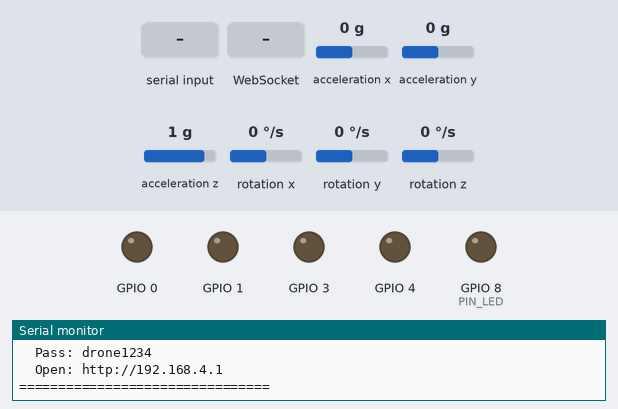
Simulated run of this sketch. Board: ESP32-C3. Shown: output pins drawn as LEDs (lit = HIGH), the last lines printed to the serial monitor. Wiring (inferred from the names in the program): MPU-6050 motion sensor at I2C address 0x68. Inputs (shaded band) come from the test bench; at power-on: acceleration x 0 g, acceleration y 0 g, acceleration z 1 g, rotation x 0 °/s, rotation y 0 °/s, rotation z 0 °/s (analog values on the 0–4095 scale). WiFi joins after 1.5 s; servers stay silent unless stated.

Above: at 6.8 s.
6.9 s: "RP:0.7\n" received over Serial
At 7.8 s:
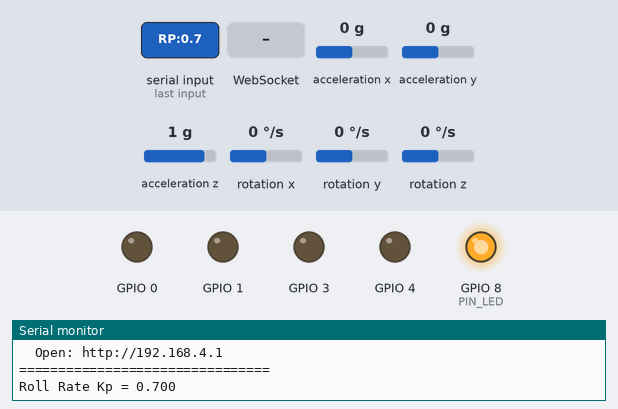
8.5 s: WebSocket text "RP:0.7" received
Timing chart, 0 to 11.5 s (numbered marks = the images above; inputs shaded):
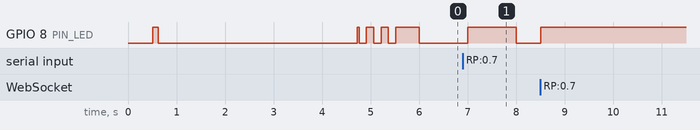

The sketch:

drone_firmware.ino
```cpp
// ============================================================
//  COMET DRONE - Flight Controller Firmware
//  ESP32-C3 Super Mini | MPU6050 | 0716 Coreless Motors
//  X-Quad Configuration | WiFi WebSocket Control
// ============================================================
//
//  Required Board: ESP32C3 Dev Module
//  Required Library: WebSockets by Links2004
//    Install via: Arduino IDE → Library Manager → "WebSockets"
//
//  Pin Wiring:
//    MPU6050 SDA → Default  MPU6050 SCL → Default
//    Motor FR    → GPIO0    Motor RL    → GPIO1
//    Motor FL    → GPIO3    Motor RR    → GPIO10
//    Battery ADC → GPIO6    LED         → GPIO8
//
// ============================================================

#include "config.h"
#include "imu.h"
#include "pid.h"
#include "motors.h"
// #include "battery.h"  // Battery monitoring removed
#include "wifi_control.h"

// ── Global Objects ──
IMU         imu;
Motors      motors;
// Battery     battery;  // Battery monitoring removed
WifiControl wifiCtrl;

// ── PID Controllers (cascaded: angle → rate) ──
PIDController rollAnglePID,  pitchAnglePID;
PIDController rollRatePID,   pitchRatePID;
PIDController yawRatePID;

// ── State ──
bool     armed = false;
uint8_t  flightMode = 0;     // 0 = angle, 1 = rate
unsigned long loopTimer = 0;
unsigned long lastTelemetry = 0;
// unsigned long lastBattery = 0;  // Battery monitoring removed
int      loopCount = 0;
int      loopHz = 0;
unsigned long hzTimer = 0;

// ── LED Helpers ──
void ledOn()   { digitalWrite(PIN_LED, LOW);  }   // Active LOW
void ledOff()  { digitalWrite(PIN_LED, HIGH); }
void ledBlink(int times, int ms) {
    for (int i = 0; i < times; i++) {
        ledOn(); delay(ms); ledOff(); delay(ms);
    }
}

// ── PID Initialization ──
void initPIDs() {
    // Angle PID (outer loop) - outputs desired angular rate
    rollAnglePID.setGains(ROLL_ANGLE_KP, ROLL_ANGLE_KI, ROLL_ANGLE_KD);
    rollAnglePID.setOutputLimits(-MAX_YAW_RATE, MAX_YAW_RATE);
    rollAnglePID.setIntegralLimit(PID_INTEGRAL_MAX);

    pitchAnglePID.setGains(PITCH_ANGLE_KP, PITCH_ANGLE_KI, PITCH_ANGLE_KD);
    pitchAnglePID.setOutputLimits(-MAX_YAW_RATE, MAX_YAW_RATE);
    pitchAnglePID.setIntegralLimit(PID_INTEGRAL_MAX);

    // Rate PID (inner loop) - outputs motor correction
    rollRatePID.setGains(ROLL_RATE_KP, ROLL_RATE_KI, ROLL_RATE_KD);
    rollRatePID.setOutputLimits(-PID_MAX_OUTPUT, PID_MAX_OUTPUT);
    rollRatePID.setIntegralLimit(PID_INTEGRAL_MAX);

    pitchRatePID.setGains(PITCH_RATE_KP, PITCH_RATE_KI, PITCH_RATE_KD);
    pitchRatePID.setOutputLimits(-PID_MAX_OUTPUT, PID_MAX_OUTPUT);
    pitchRatePID.setIntegralLimit(PID_INTEGRAL_MAX);

    yawRatePID.setGains(YAW_RATE_KP, YAW_RATE_KI, YAW_RATE_KD);
    yawRatePID.setOutputLimits(-PID_MAX_OUTPUT, PID_MAX_OUTPUT);
    yawRatePID.setIntegralLimit(PID_INTEGRAL_MAX);
}

void resetPIDs() {
    rollAnglePID.reset();
    pitchAnglePID.reset();
    rollRatePID.reset();
    pitchRatePID.reset();
    yawRatePID.reset();
}

// ============================================================
//  SETUP
// ============================================================
void setup() {
    // Serial debug
    Serial.begin(115200);
    delay(500);
    Serial.println();
    Serial.println("================================");
    Serial.println("  COMET DRONE - Flight Controller");
    Serial.println("  ESP32-C3 | MPU6050 | 0716 Motors");
    Serial.println("================================");

    // Status LED
    pinMode(PIN_LED, OUTPUT);
    ledOff();

    // Initialize IMU
    Serial.print("[IMU] Initializing MPU6050... ");
    if (imu.begin()) {
        Serial.println("OK");
    } else {
        Serial.println("FAILED! Check wiring.");
        while (1) { ledBlink(3, 100); delay(500); }  // Halt with error blink
    }

    // Calibrate gyro (keep drone perfectly still!)
    Serial.println("[IMU] Calibrating gyro - KEEP STILL!");
    ledOn();  // LED on during calibration
    imu.calibrate();
    ledOff();
    Serial.println("[IMU] Calibration complete");

    // Initialize motors (all off)
    Serial.println("[MOT] Initializing motors...");
    motors.begin();
    motors.stop();
    Serial.println("[MOT] Motors ready (all stopped)");

    // Battery monitoring removed (no voltage divider connected)
    Serial.println("[BAT] Battery monitoring DISABLED");

    // Initialize PIDs
    Serial.println("[PID] Initializing PID controllers...");
    initPIDs();

    // Initialize WiFi + WebSocket
    Serial.println("[NET] Starting WiFi AP...");
    wifiCtrl.begin();

    // Ready!
    Serial.println("================================");
    Serial.println("  READY - Connect to WiFi:");
    Serial.printf("  SSID: %s\n", WIFI_SSID);
    Serial.printf("  Pass: %s\n", WIFI_PASSWORD);
    Serial.println("  Open: http://192.168.4.1");
    Serial.println("================================");
    ledBlink(3, 150);  // 3 blinks = ready

    // Initialize timing
    loopTimer = micros();
    hzTimer = millis();
    lastTelemetry = millis();
    // lastBattery = millis();  // Battery monitoring removed
}

// ============================================================
//  MAIN LOOP - Runs at 250Hz (4ms)
// ============================================================
void loop() {
    // ── Wait for precise loop timing ──
    // CRITICAL: Use yield() instead of pure busy-wait!
    // ESP32-C3 is SINGLE CORE - busy-wait starves WiFi stack → disconnects
    while (micros() - loopTimer < LOOP_TIME_US) {
        yield();  // Give WiFi/TCP stack time to process
    }
    float dt = (micros() - loopTimer) / 1000000.0;  // Delta time in seconds
    loopTimer = micros();

    // ── 1. Update IMU ──
    imu.update(dt);
    IMUData imuData = imu.getData();

    // ── 2. Process WiFi / WebSocket commands ──
    wifiCtrl.update();
    ControlCommand cmd = wifiCtrl.getCommand();

    // ── 3. Failsafe check ──
    bool signalLost = (millis() - wifiCtrl.lastCommandTime() > SIGNAL_TIMEOUT)
                      && wifiCtrl.lastCommandTime() > 0;

    if (signalLost && armed) {
        Serial.println("[SAFE] Signal lost - DISARMING!");
        armed = false;
        motors.stop();
        resetPIDs();
    }

    // ── 4. Battery check ── (DISABLED - no voltage divider)
    // Battery monitoring removed to prevent false critical readings

    // ── 5. Arm / Disarm logic ──
    if (cmd.armed && !armed) {
        // Arm requested - safety check: throttle must be near zero
        if (cmd.throttle < 0.05) {
            armed = true;
            resetPIDs();
            Serial.println("[ARM] >>> ARMED <<<");
        }
    } else if (!cmd.armed && armed) {
        armed = false;
        motors.stop();
        resetPIDs();
        Serial.println("[ARM] >>> DISARMED <<<");
    }

    flightMode = cmd.mode;

    // ── 6. Flight control ──
    if (armed) {
        // Scale command inputs to physical units
        float throttleVal = cmd.throttle * MOTOR_MAX;   // 0-255
        float rollCmd  = cmd.roll  * MAX_ANGLE;          // ±45°
        float pitchCmd = cmd.pitch * MAX_ANGLE;          // ±45°
        float yawCmd   = cmd.yaw   * MAX_YAW_RATE;       // ±180°/s

        float rollOutput, pitchOutput, yawOutput;

        if (flightMode == 0) {
            // ANGLE MODE: Cascaded PID (angle → rate → motor)
            // Outer loop: desired angle → desired rate
            float rollRateCmd  = rollAnglePID.compute(rollCmd, imuData.roll, dt);
            float pitchRateCmd = pitchAnglePID.compute(pitchCmd, imuData.pitch, dt);

            // Inner loop: desired rate → motor correction
            rollOutput  = rollRatePID.compute(rollRateCmd, imuData.rollRate, dt);
            pitchOutput = pitchRatePID.compute(pitchRateCmd, imuData.pitchRate, dt);
        } else {
            // RATE MODE: Direct rate PID (stick = desired rate)
            float rollRateCmd  = cmd.roll  * MAX_YAW_RATE;
            float pitchRateCmd = cmd.pitch * MAX_YAW_RATE;

            rollOutput  = rollRatePID.compute(rollRateCmd, imuData.rollRate, dt);
            pitchOutput = pitchRatePID.compute(pitchRateCmd, imuData.pitchRate, dt);
        }

        // Yaw is always rate-controlled (no absolute reference)
        yawOutput = yawRatePID.compute(yawCmd, imuData.yawRate, dt);

        // Motor mixing
        motors.mix(throttleVal, rollOutput, pitchOutput, yawOutput);

    } else {
        // DISARMED - motors off
        motors.stop();
    }

    // ── 7. Send telemetry ──
    if (millis() - lastTelemetry >= TELEMETRY_INTERVAL) {
        lastTelemetry = millis();
        int m1, m2, m3, m4;
        motors.getValues(&m1, &m2, &m3, &m4);
        wifiCtrl.sendTelemetry(
            imuData.roll, imuData.pitch, imuData.yaw,
            0.0, 0,  // Battery monitoring disabled
            armed, loopHz, m1, m2, m3, m4
        );
    }

    // ── 8. Loop frequency counter ──
    loopCount++;
    if (millis() - hzTimer >= 1000) {
        loopHz = loopCount;
        loopCount = 0;
        hzTimer = millis();
    }

    // ── 9. Status LED ──
    // Fast blink = armed, slow blink = disarmed, solid = no connection
    if (armed) {
        digitalWrite(PIN_LED, (millis() / 100) % 2 == 0 ? LOW : HIGH);
    } else if (false) {  // Battery warning LED disabled
        digitalWrite(PIN_LED, (millis() / 200) % 2 == 0 ? LOW : HIGH);
    } else {
        digitalWrite(PIN_LED, wifiCtrl.isConnected() ? HIGH : ((millis() / 1000) % 2 == 0 ? LOW : HIGH));
    }

    // ── 10. Serial PID tuning interface ──
    handleSerialCommands();
}

// ============================================================
//  Serial Command Interface (for PID tuning)
//  Format: "RP:0.7" sets Roll Rate Kp to 0.7
//    RP/RI/RD = Roll rate Kp/Ki/Kd
//    PP/PI/PD = Pitch rate Kp/Ki/Kd
//    YP/YI/YD = Yaw rate Kp/Ki/Kd
//    AP/AI/AD = Roll angle Kp/Ki/Kd
//    BP/BI/BD = Pitch angle Kp/Ki/Kd
//    MT:x     = Test motor x (0-3) at speed 80
//    MS       = Stop all motors
//    ST       = Print current status
// ============================================================
void handleSerialCommands() {
    if (!Serial.available()) return;

    String input = Serial.readStringUntil('\n');
    input.trim();
    if (input.length() < 2) return;

    char c1 = input[0], c2 = input[1];
    float val = 0;
    if (input.length() > 3 && input[2] == ':') {
        val = input.substring(3).toFloat();
    }

    if (c1 == 'R' && c2 == 'P') { rollRatePID.setKp(val);  Serial.printf("Roll Rate Kp = %.3f\n", val); }
    if (c1 == 'R' && c2 == 'I') { rollRatePID.setKi(val);  Serial.printf("Roll Rate Ki = %.3f\n", val); }
    if (c1 == 'R' && c2 == 'D') { rollRatePID.setKd(val);  Serial.printf("Roll Rate Kd = %.3f\n", val); }
    if (c1 == 'P' && c2 == 'P') { pitchRatePID.setKp(val); Serial.printf("Pitch Rate Kp = %.3f\n", val); }
    if (c1 == 'P' && c2 == 'I') { pitchRatePID.setKi(val); Serial.printf("Pitch Rate Ki = %.3f\n", val); }
    if (c1 == 'P' && c2 == 'D') { pitchRatePID.setKd(val); Serial.printf("Pitch Rate Kd = %.3f\n", val); }
    if (c1 == 'Y' && c2 == 'P') { yawRatePID.setKp(val);   Serial.printf("Yaw Rate Kp = %.3f\n", val); }
    if (c1 == 'Y' && c2 == 'I') { yawRatePID.setKi(val);   Serial.printf("Yaw Rate Ki = %.3f\n", val); }
    if (c1 == 'Y' && c2 == 'D') { yawRatePID.setKd(val);   Serial.printf("Yaw Rate Kd = %.3f\n", val); }
    if (c1 == 'A' && c2 == 'P') { rollAnglePID.setKp(val);  Serial.printf("Roll Angle Kp = %.3f\n", val); }
    if (c1 == 'A' && c2 == 'I') { rollAnglePID.setKi(val);  Serial.printf("Roll Angle Ki = %.3f\n", val); }
    if (c1 == 'A' && c2 == 'D') { rollAnglePID.setKd(val);  Serial.printf("Roll Angle Kd = %.3f\n", val); }
    if (c1 == 'B' && c2 == 'P') { pitchAnglePID.setKp(val); Serial.printf("Pitch Angle Kp = %.3f\n", val); }
    if (c1 == 'B' && c2 == 'I') { pitchAnglePID.setKi(val); Serial.printf("Pitch Angle Ki = %.3f\n", val); }
    if (c1 == 'B' && c2 == 'D') { pitchAnglePID.setKd(val); Serial.printf("Pitch Angle Kd = %.3f\n", val); }

    if (c1 == 'M' && c2 == 'T') {
        int m = (int)val;
        if (m >= 0 && m <= 3) {
            motors.testMotor(m, 80);
            Serial.printf("Testing motor %d at speed 80\n", m);
        }
    }
    if (c1 == 'M' && c2 == 'S') {
        motors.stop();
        Serial.println("All motors stopped");
    }
    if (c1 == 'S' && c2 == 'T') {
        IMUData d = imu.getData();
        Serial.println("──── STATUS ────");
        Serial.printf("Roll:  %.2f° (rate: %.1f°/s)\n", d.roll, d.rollRate);
        Serial.printf("Pitch: %.2f° (rate: %.1f°/s)\n", d.pitch, d.pitchRate);
        Serial.printf("Yaw:   %.2f° (rate: %.1f°/s)\n", d.yaw, d.yawRate);
        Serial.println("Batt:  DISABLED");
        Serial.printf("Armed: %s  Mode: %s\n", armed ? "YES" : "NO", flightMode == 0 ? "ANGLE" : "RATE");
        Serial.printf("Loop:  %d Hz\n", loopHz);
        int m1, m2, m3, m4;
        motors.getValues(&m1, &m2, &m3, &m4);
        Serial.printf("Motors: FR=%d RL=%d FL=%d RR=%d\n", m1, m2, m3, m4);
        Serial.printf("PID Roll Rate:  Kp=%.3f Ki=%.3f Kd=%.3f\n",
                       rollRatePID.getKp(), rollRatePID.getKi(), rollRatePID.getKd());
        Serial.printf("PID Pitch Rate: Kp=%.3f Ki=%.3f Kd=%.3f\n",
                       pitchRatePID.getKp(), pitchRatePID.getKi(), pitchRatePID.getKd());
        Serial.printf("PID Yaw Rate:   Kp=%.3f Ki=%.3f Kd=%.3f\n",
                       yawRatePID.getKp(), yawRatePID.getKi(), yawRatePID.getKd());
        Serial.println("────────────────");
    }
}
```

battery.cpp
```cpp
#include "battery.h"
#include "config.h"

void Battery::begin(uint8_t pin) {
    _pin = pin;
    pinMode(_pin, INPUT);
    analogReadResolution(12);  // 12-bit ADC (0-4095)

    _voltage = BATTERY_FULL;
    _percent = 100;
    _warning = false;
    _critical = false;
    _sampleIdx = 0;

    // Pre-fill sample buffer
    for (int i = 0; i < 10; i++) {
        _samples[i] = BATTERY_FULL;
    }
}

void Battery::update() {
    // Read ADC and convert to voltage
    int raw = analogRead(_pin);

    // ESP32-C3 ADC: 12-bit (0-4095), reference ~2.5V (with attenuation)
    // With default 11dB attenuation, range is ~0-2.5V
    // Through voltage divider (ratio = BATTERY_DIVIDER), actual = reading * divider
    float reading = (raw / 4095.0) * 2.5 * BATTERY_DIVIDER;

    // Store in moving average buffer
    _samples[_sampleIdx] = reading;
    _sampleIdx = (_sampleIdx + 1) % 10;

    // Calculate average
    float sum = 0;
    for (int i = 0; i < 10; i++) {
        sum += _samples[i];
    }
    _voltage = sum / 10.0;

    // Calculate percentage (linear mapping)
    float range = BATTERY_FULL - BATTERY_EMPTY;
    _percent = (int)((_voltage - BATTERY_EMPTY) / range * 100.0);
    _percent = constrain(_percent, 0, 100);

    // Set warning flags
    _warning  = (_voltage <= BATTERY_WARNING);
    _critical = (_voltage <= BATTERY_CRITICAL);
}
```

battery.h
```cpp
#ifndef BATTERY_H
#define BATTERY_H

#include <Arduino.h>

class Battery {
public:
    void begin(uint8_t pin);
    void update();
    float getVoltage()    { return _voltage; }
    int   getPercent()    { return _percent; }
    bool  isWarning()     { return _warning; }
    bool  isCritical()    { return _critical; }

private:
    uint8_t _pin;
    float   _voltage;
    int     _percent;
    bool    _warning;
    bool    _critical;
    float   _samples[10];   // Moving average buffer
    uint8_t _sampleIdx;
};

#endif
```

imu.h
```cpp
#ifndef IMU_H
#define IMU_H

#include <Arduino.h>
#include <Wire.h>

// IMU data structure
struct IMUData {
    float roll;        // Angle in degrees
    float pitch;       // Angle in degrees
    float yaw;         // Angle in degrees (gyro-integrated)
    float rollRate;    // Angular rate °/s
    float pitchRate;   // Angular rate °/s
    float yawRate;     // Angular rate °/s
};

class IMU {
public:
    bool begin();
    void calibrate();
    void update(float dt);
    IMUData getData();
    bool isCalibrated() { return _calibrated; }

private:
    void readRaw();

    float _accelX, _accelY, _accelZ;
    float _gyroX, _gyroY, _gyroZ;
    float _gyroOffX, _gyroOffY, _gyroOffZ;
    float _accelOffX, _accelOffY, _accelOffZ;  // Accel calibration offsets
    float _roll, _pitch, _yaw;
    float _rollRate, _pitchRate, _yawRate;
    bool  _calibrated;
};

#endif
```

motors.h
```cpp
#ifndef MOTORS_H
#define MOTORS_H

#include <Arduino.h>

class Motors {
public:
    void begin();
    void mix(float throttle, float rollPID, float pitchPID, float yawPID);
    void stop();
    void testMotor(uint8_t motor, uint8_t speed);  // 0-3 motor index
    void getValues(int* m1, int* m2, int* m3, int* m4);

private:
    void write(uint8_t motor, int value);
    int _m[4];  // Current motor values
};

#endif
```

pid.cpp
```cpp
#include "pid.h"
#include <Arduino.h>

PIDController::PIDController() {
    _kp = _ki = _kd = 0;
    _minOut = -200;
    _maxOut = 200;
    _integralLimit = 100;
    _integral = 0;
    _prevMeasurement = 0;
    _pTerm = _iTerm = _dTerm = 0;
    _firstRun = true;
}

void PIDController::setGains(float kp, float ki, float kd) {
    _kp = kp;
    _ki = ki;
    _kd = kd;
}

void PIDController::setOutputLimits(float minOut, float maxOut) {
    _minOut = minOut;
    _maxOut = maxOut;
}

void PIDController::setIntegralLimit(float limit) {
    _integralLimit = limit;
}

float PIDController::compute(float setpoint, float measurement, float dt) {
    if (dt <= 0) return 0;

    float error = setpoint - measurement;

    // P-term
    _pTerm = _kp * error;

    // I-term with anti-windup clamping
    _integral += error * dt;
    _integral = constrain(_integral, -_integralLimit, _integralLimit);
    _iTerm = _ki * _integral;

    // D-term on measurement (not error) to avoid derivative kick on setpoint change
    if (_firstRun) {
        _prevMeasurement = measurement;
        _firstRun = false;
    }
    float derivative = -(measurement - _prevMeasurement) / dt;
    _dTerm = _kd * derivative;
    _prevMeasurement = measurement;

    // Sum and constrain output
    float output = _pTerm + _iTerm + _dTerm;
    output = constrain(output, _minOut, _maxOut);

    return output;
}

void PIDController::reset() {
    _integral = 0;
    _prevMeasurement = 0;
    _pTerm = _iTerm = _dTerm = 0;
    _firstRun = true;
}
```

Source omitted: imu.cpp (5791 bytes), motors.cpp (2791 bytes), pid.h (920 bytes), web_page.h (11511 bytes), wifi_control.cpp (3749 bytes), wifi_control.h (1198 bytes), config.h (3431 bytes)
